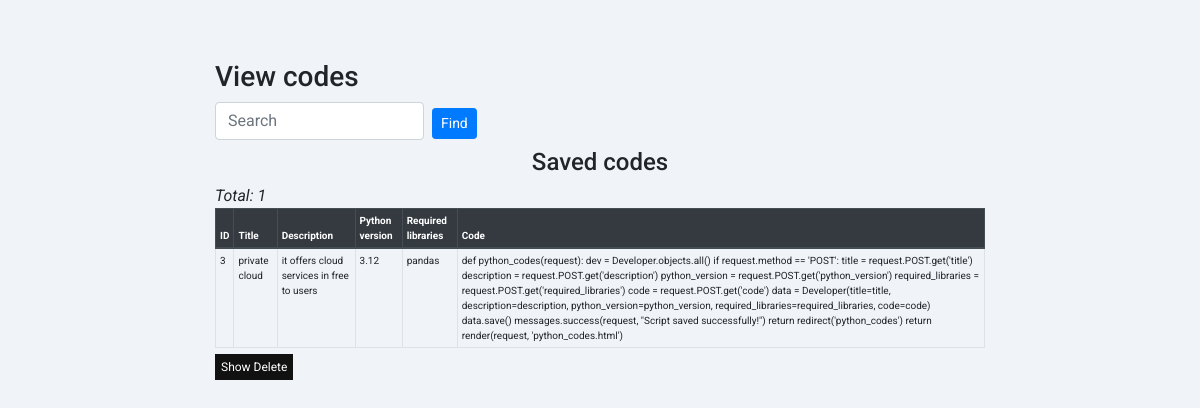
Page /view_python_codes/ on the committed database.
### developer/models.py (models this page shows, shortened)
class Developer(models.Model):
    title = models.TextField()
    description = models.TextField()
    python_version = models.TextField()
    required_libraries = models.TextField()
    code = models.TextField()

### pri/views.py (the view)
# urls.py: path("view_python_codes/", views.view_python_codes, name='view_python_codes'),
def view_python_codes(request):
    data = Developer.objects.all()
    if request.method == 'GET':
        code_search = request.GET.get('code_search')
        if code_search != None:
            data = Developer.objects.filter(title__icontains=code_search)
    return render(request, 'view_python_codes.html', {'data': data})

### templates/view_python_codes.html (shortened to what this page needs)
<!DOCTYPE html>
<html lang="en">
<head>
    <link rel="stylesheet" href="https://stackpath.bootstrapcdn.com/bootstrap/4.5.2/css/bootstrap.min.css">
</head>
<body>
    <div class="container">
        <h3>View codes</h3>
        <section>
            <form method="get" class="form-inline mb-2">
                <input type="text" name="code_search" class="form-control mr-2" placeholder="Search">
                <button type="submit" class="btn btn-primary btn-sm">Find</button>
            </form>
        </section>
        <div class="row">
            <div class="col-md-12">
                <h4 class="text-center">Saved codes</h4>
                <em>Total: {{ data|length }}</em>
                <table class="table table-bordered table-hover">
                    <thead class="thead-dark">
                        <tr>
                            <th>ID</th>
                            <th>Title</th>
                            <th>Description</th>
                            <th>Python version</th>
                            <th>Required libraries</th>
                            <th>Code</th>
                        </tr>
                    </thead>
                    <tbody>
                        {% for code in data %}
                            <tr>
                                <td>{{ code.id }}</td>
                                <td>{{ code.title }}</td>
                                <td>{{ code.description }}</td>
                                <td>{{ code.python_version }}</td>
                                <td>{{ code.required_libraries }}</td>
                                <td>{{ code.code }}</td>
                            </tr>
                        {% empty %}
                            <tr>
                                <td colspan="6">No data found!</td>
                            </tr>
                        {% endfor %}
                    </tbody>
                </table>
                <button class="openbtn" onclick="openNav()">Show Delete</button>
            </div>
        </div>
    </div>
</body>
</html>

### templates/view_python_codes.html (style rules this page uses)
body { font-family: 'Roboto', sans-serif; background-color: #f0f4f8; margin: 0; padding: 10px; }
.container { margin-top: 50px; max-width: 800px; }
.openbtn { font-size: 12px; cursor: pointer; background-color: #111; color: white; padding: 4px 6px; border: none; margin-bottom: 6px; }
.table { font-size: 10px; margin-bottom: 6px; }
.table th, .table td { padding: 4px; }
.btn { margin-top: 6px; }

### rows in the picture
Developer: id "3", title "private cloud", description "it offers cloud services in free to users", python_version "3.12", required_libraries "pandas", code "def python_codes(request): dev = Developer.objects.all() if request.method == 'POST': title = request.POST.get('title') description = request.POST.get('description') python_version = request.POST.get('python_version') required_libraries = request.POST.get('required_libraries') code = request.POST.get('code') data = Developer(title=title, description=description, python_version=python_version, required_libraries=required_libraries, code=code) data.save() messages.success(request, \"Script saved successfully!\") return redirect('python_codes') return render(request, 'python_codes.html')"

### other values in the picture
{{ data|length }} "1"
